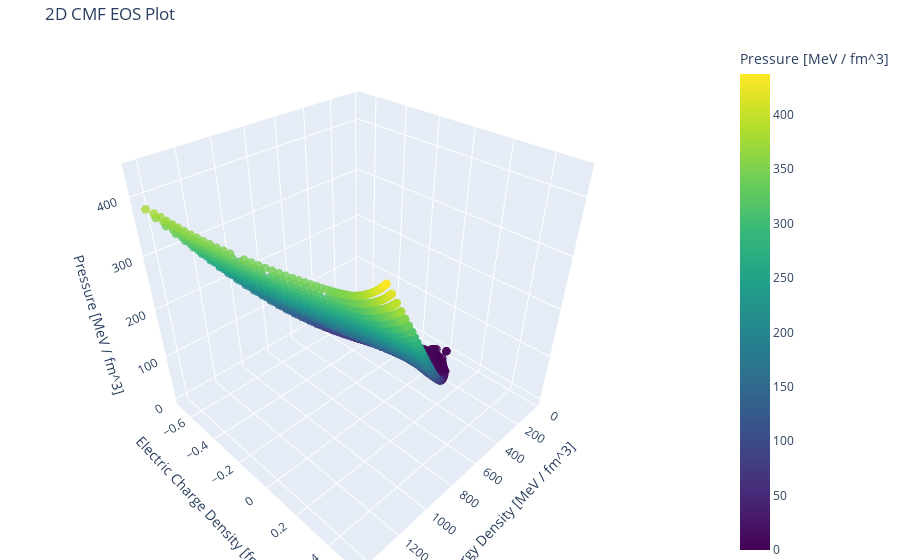

Notebook source saved alongside this figure:
### Markdown cell above
#### $P(\varepsilon) \, vs \, n_Q$

### Code cell
plot_2D_CMF_EoS(jobs[0]['cmf_eos'], 'E', 'nQ', 'P')

### Figure 1 — Plotly figure (JSON) as saved in the notebook; plotly's stock layout.template omitted (floating-point values rounded to 4 significant figures; data arrays with more than 128 entries replaced by an {"elided": "..."} marker saying what was removed)
{"data": [{"marker": {"color": {"elided": "2649 float values"}, "colorbar": {"title": {"text": "Pressure [MeV / fm^3]"}}, "colorscale": [[0, "#440154"], [0.1111, "#482878"], [0.2222, "#3e4989"], [0.3333, "#31688e"], [0.4444, "#26828e"], [0.5556, "#1f9e89"], [0.6667, "#35b779"], [0.7778, "#6ece58"], [0.8889, "#b5de2b"], [1, "#fde725"]], "opacity": 0.8, "size": 3}, "mode": "markers", "type": "scatter3d", "x": {"elided": "2649 float values"}, "y": {"elided": "2649 float values"}, "z": {"elided": "2649 float values"}}], "layout": {"margin": {"b": 0, "l": 0, "r": 0, "t": 40}, "scene": {"xaxis": {"title": {"text": "Energy Density [MeV / fm^3]"}}, "yaxis": {"title": {"text": "Electric Charge Density [fm^-3]"}}, "zaxis": {"title": {"text": "Pressure [MeV / fm^3]"}}}, "title": {"text": "2D CMF EOS Plot"}}}
